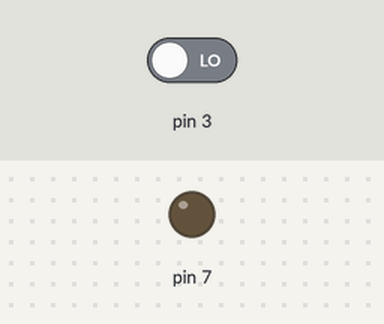
Bench run of a sketch on a simulated Arduino Uno, built with avr-gcc and run on an emulated ATmega328P. Shown: output pins drawn as LEDs (lit = HIGH). Inputs (shaded band) come from the test bench; at power-on: pin 3 LOW.

Above: at 1.2 s.
1.3 s: pin 3 driven HIGH
At 2.1 s:
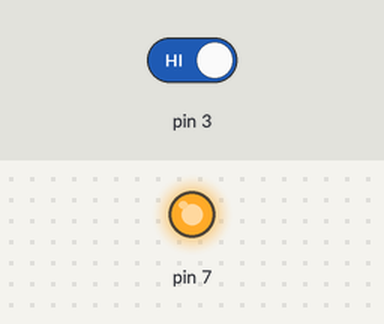
2.8 s: pin 3 driven LOW
At 3.2 s:
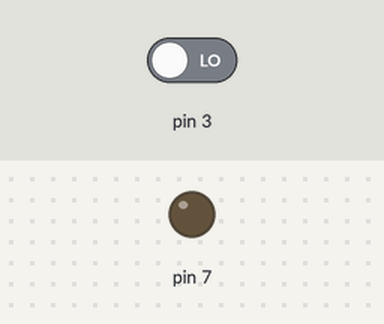
Timing chart, 0 to 5.8 s (numbered marks = the images above; inputs shaded):
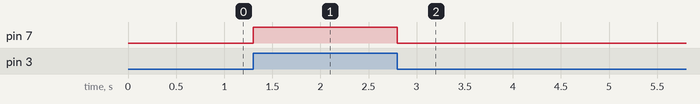

The sketch:

pull_down.ino
```cpp
int x=0;

void setup(){
  pinMode(7, OUTPUT);
  pinMode(3, INPUT);
}

void loop(){
  if(digitalRead(3)==1){
    digitalWrite(7,1);
  }
  else{
    digitalWrite(7,0);
  }
}
```

Measured:
- after the input at 1.3 s, pin 7: LOW → HIGH at once
- after the input at 2.8 s, pin 7: HIGH → LOW at once
